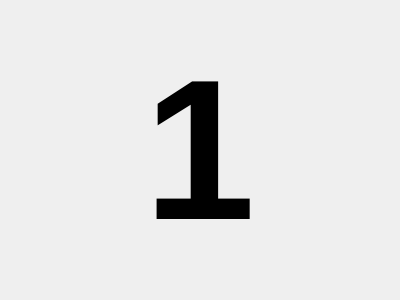
<?xml version="1.0" encoding="UTF-8"?>
<ui version="4.0">
 <class>MonitorIdForm</class>
 <widget class="QWidget" name="MonitorIdForm">
  <property name="geometry"><rect><x>0</x><y>0</y><width>400</width><height>300</height></rect></property><property name="sizePolicy"><sizepolicy hsizetype="Expanding" vsizetype="Expanding"><horstretch>0</horstretch><verstretch>0</verstretch></sizepolicy></property><property name="minimumSize"><size><width>320</width><height>240</height></size></property>
  <property name="sizePolicy">
   <sizepolicy hsizetype="Minimum" vsizetype="Minimum">
    <horstretch>0</horstretch>
    <verstretch>0</verstretch>
   </sizepolicy>
  </property>
  <property name="windowTitle">
   <string>MonitorIdForm</string>
  </property>
  <property name="windowOpacity">
   <double>1.000000000000000</double>
  </property>
  <property name="styleSheet">
   <string notr="true"/>
  </property>
  <layout class="QGridLayout" name="gridLayout">
   <item row="1" column="0">
    <spacer name="horizontalSpacer">
     <property name="orientation">
      <enum>Qt::Horizontal</enum>
     </property>
     <property name="sizeHint" stdset="0">
      <size>
       <width>40</width>
       <height>20</height>
      </size>
     </property>
    </spacer>
   </item>
   <item row="1" column="1">
    <widget class="QLabel" name="label">
     <property name="font">
      <font>
       <pointsize>150</pointsize>
       <weight>75</weight>
       <bold>true</bold>
      </font>
     </property>
     <property name="styleSheet">
      <string notr="true"/>
     </property>
     <property name="text">
      <string>1</string>
     </property>
    </widget>
   </item>
   <item row="1" column="2">
    <spacer name="horizontalSpacer_2">
     <property name="orientation">
      <enum>Qt::Horizontal</enum>
     </property>
     <property name="sizeHint" stdset="0">
      <size>
       <width>40</width>
       <height>20</height>
      </size>
     </property>
    </spacer>
   </item>
   <item row="0" column="1">
    <spacer name="verticalSpacer">
     <property name="orientation">
      <enum>Qt::Vertical</enum>
     </property>
     <property name="sizeHint" stdset="0">
      <size>
       <width>20</width>
       <height>40</height>
      </size>
     </property>
    </spacer>
   </item>
   <item row="2" column="1">
    <spacer name="verticalSpacer_2">
     <property name="orientation">
      <enum>Qt::Vertical</enum>
     </property>
     <property name="sizeHint" stdset="0">
      <size>
       <width>20</width>
       <height>40</height>
      </size>
     </property>
    </spacer>
   </item>
  </layout>
 </widget>
 <resources/>
 <connections/>
</ui>
